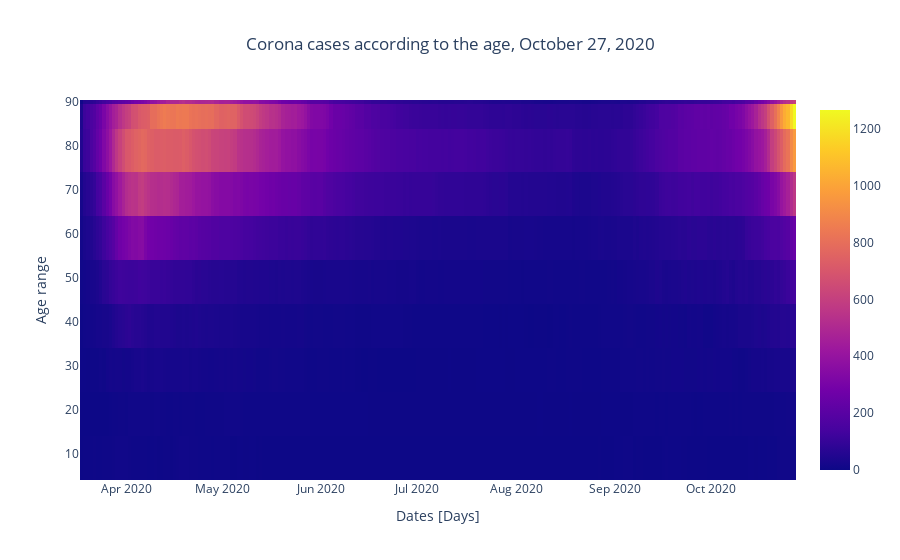

Source (notebook cell):
### Code cell
# group dataset by days and age-range
piv = pd.pivot_table(df_reg2, values='hosp',index=['cl_age90'], columns=['jour'], fill_value=0)

fig = plotly.graph_objs.Figure()

fig.add_trace(
    plotly.graph_objs.Heatmap(
        z = piv,
        x = piv.columns,
        y = piv.index,
    )
) 

fig.update_layout(
    title='Age range heatmap',
    #xaxis_nticks=36)
)

fig.update_layout(
    plot_bgcolor='white', 
    xaxis_title = 'Dates [Days]',
    yaxis_title = 'Age range',
    title = 'Corona cases according to the age' + datetime.datetime.today().strftime(', %B %d, %Y'),
    title_x = .5
)
fig.show()

### Figure 1 — Plotly figure (JSON) as saved in the notebook; plotly's stock layout.template omitted (floating-point values rounded to 4 significant figures; data arrays with more than 128 entries replaced by an {"elided": "..."} marker saying what was removed)
{"data": [{"type": "heatmap", "x": {"elided": "223 str values"}, "y": [9, 19, 29, 39, 49, 59, 69, 79, 89, 90], "z": {"elided": "10x223 int values"}}], "layout": {"plot_bgcolor": "white", "title": {"text": "Corona cases according to the age, October 27, 2020", "x": 0.5}, "xaxis": {"title": {"text": "Dates [Days]"}}, "yaxis": {"title": {"text": "Age range"}}}}
